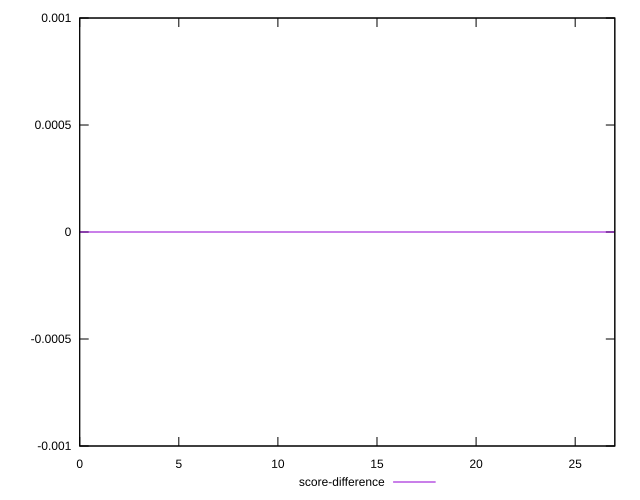

This figure's gnuplot source:
reset

$scoreDifference <<EOF
0 0
27 0
EOF

set key outside below
set xrange [0:27]
set yrange [-0.001:0.001]
set trange [-0.001:0.001]
set terminal svg size 640, 500 enhanced background rgb 'white'
set output "reports/report_00031_2021-02-24T23-18-18.084Z/speed-index/samples/astro/score-difference/values.svg"

plot $scoreDifference title "score-difference" with line

reset
